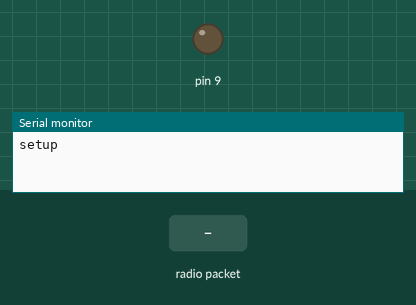
Simulated run of this sketch. Board: Arduino Uno, built with avr-gcc and run on an emulated ATmega328P. On the bench: output pins drawn as LEDs (lit = HIGH), the last lines printed to the serial monitor. The test bench sets the inputs (shaded band). No radio packets arrive unless stated.

Above: at 1.2 s.
1.3 s: radio packet "1" arrives
At 2.6 s:
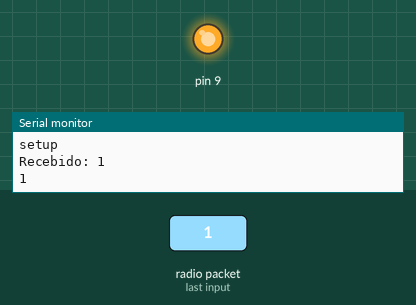
2.9 s: radio packet "5" arrives
At 3.9 s:
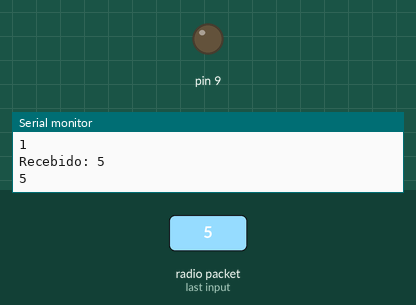
Timing chart, 0 to 5.9 s (numbered marks = the images above; inputs shaded):
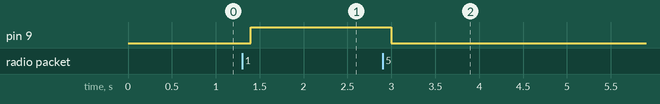

Measured:
- after the input at 1.3 s, pin 9: LOW → HIGH after 0.10 s
- after the input at 2.9 s, pin 9: HIGH → LOW after 0.10 s

The sketch:

_433mhz_receiver.ino
```cpp
#include <VirtualWire.h>

#define receive_pin 3

void setup()
{
    Serial.begin(9600);	// Debugging only
    Serial.println("setup");

    // Initialise the IO and ISR
    vw_set_rx_pin(receive_pin);
    vw_setup(2000);	 // Bits per sec
    vw_rx_start();       // Start the receiver PLL running
    pinMode(9, OUTPUT);
}

void loop()
{
    uint8_t buflen = VW_MAX_MESSAGE_LEN;
    uint8_t buf[VW_MAX_MESSAGE_LEN];
    int i;
    static int valor;

    if (vw_have_message()){
      delay(100);
      if (vw_get_message(buf, &buflen))
      {
      	Serial.print("Recebido: ");
      	char char_array[buflen];
      	for (i = 0; i < buflen; i++)
      	{
      	    Serial.println((char)buf[i]);
            char_array[i]  = (char)buf[i];

      	}
       char_array[i] = '\0';
       valor = atoi(char_array);
       Serial.println(valor);
      }
   }
   if (valor==1){
    digitalWrite(9, HIGH);
   }
   else{
    digitalWrite(9, LOW);
   }
}
```
